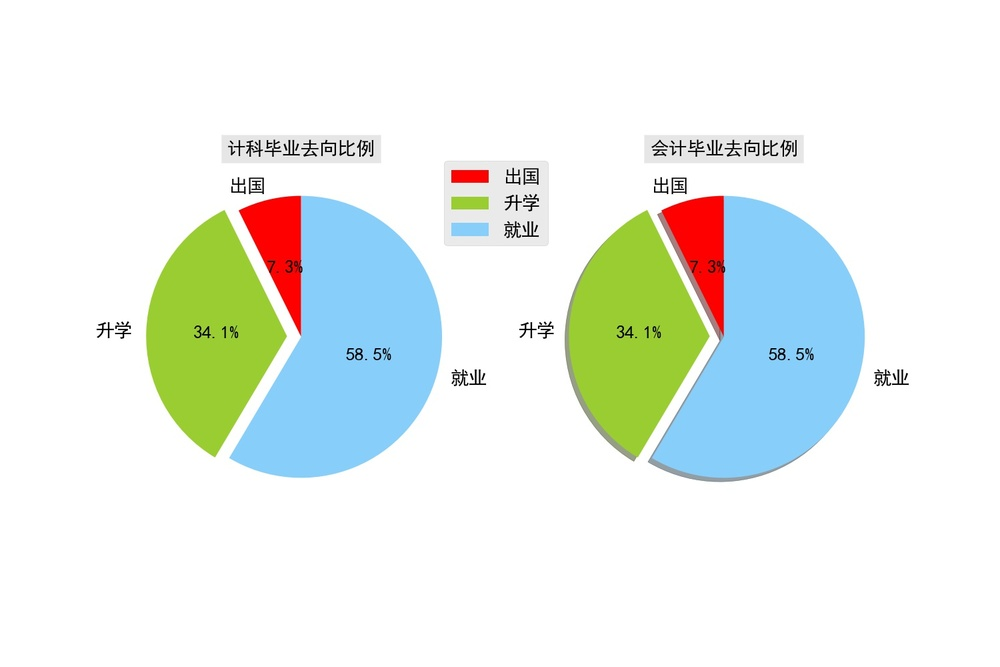
#> input picture pie.jpg, 1000 x 667 px, shrunk from 1500 x 1000 before the run
$ python -i student.py   (imports and definitions only)
#> lines starting #> are read from the running program, lines starting #| are printed output that depends on the picture
# 挂科数目和去向比较

import numpy as np
import pandas as pd
import matplotlib as mpl
import matplotlib.pyplot as plt
import seaborn as sns
from sklearn import preprocessing, model_selection
from sklearn.preprocessing import StandardScaler, LabelEncoder
from sklearn.pipeline import Pipeline
from sklearn.linear_model import LogisticRegression

# [1 line not run here, left out]
# 指定默认字体 不设置中文会显示有问题
mpl.rcParams['font.sans-serif'] = ['SimHei']
mpl.rcParams['axes.unicode_minus'] = False

# 读取本地数据
filename1 = './src/main/resources/python/计科主要课程及去向.csv'
filename2 = './src/main/resources/python/会计主要课程及去向.csv'
# [1 line that did not run here, left out]
# [1 line that did not run here, left out]

path = 'src/main/resources/static/img/'

# df = None
# 存放挂科数num
# nums = []
# 存放毕业去向与对应的挂科数
# counts = [0, 0, 0]


def read(dataframe):
    df = dataframe
    # 存放挂科数num
    nums = []

    # 统计挂科数
    def fail_course():
        # 遍历行
        for i in range(len(df)):
            # 挂科数
            num = 0
            # 列
            for j in range(df.shape[1]):
                x = df.iloc[i, j]
                # 如果二者都包含 则分割◇
                if type(x) == str and ('□' in x or '◇' in x):
                    # print(x)
                    num += 1
            nums.append(num)

    # 数据清洗
    # [13 lines left out: function data_clean, not called in this run]

    # 统计每个学生挂科数目
    fail_course()
    ser = pd.Series(nums)
    df['挂科数'] = ser
    # 数据清洗
    # 如图中高等数据I(1) 4行 55□86 代表挂科 将类似所有的数据取第一次的分数（即挂科的分数）
    # 判断条件为是否包含 □ 或者 ◇
    # print("行数为", len(df))
    # print("列数为", df.shape[1])
    data_clean()
    # 将所有字符串转为float
    df.iloc[:, 1:17] = df.iloc[:, 1:17].astype(float)
    df['平均分'] = df.iloc[:, 1:17].mean(axis=1)
    # 对小数四舍五入 保留一位
    df['平均分'].round(decimals=1)

    # 新建一个连续的索引代替学号
    df['索引'] = range(1, len(df) + 1)
    return df


# 这里labels可加可不加 因为dataframe自动进行归类
labels = ['出国', '升学', '就业']
# 将某部分爆炸出来， 使用括号，将第一块分割出来，数值的大小是分割出来的与其他两块的间隙
explode = (0, 0.1, 0)
# 颜色
colors = ['r', 'yellowgreen', 'lightskyblue']
# 字体大小
fontsize = 20


# 对两个专业毕业去向一起统计并绘制饼图
# [283 lines left out: functions analyse_two, analyse, creat_model, predict, future_fail_course, future_fail_course_bar and 4 more, not called in this run]
    #plt.show()

>>> import cv2
>>> picture = cv2.imread('../../../../pie.jpg', cv2.IMREAD_GRAYSCALE)
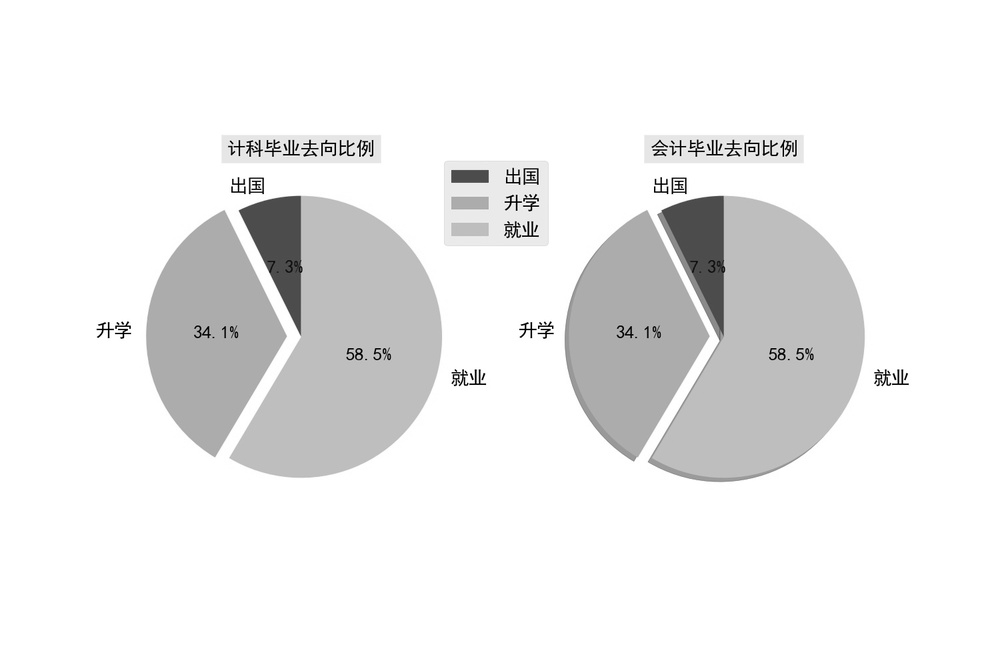
#> picture: shape (667, 1000); min 0, max 255, mean 237.6
>>> result = read(picture)
#> the loop in fail_course, `for i in range(len(df)):` made 1 pass
#> after the loop in fail_course, `for i in range(len(df)):`: nums = []
#> (the run stopped early here; a loop or call above may not have finished)
